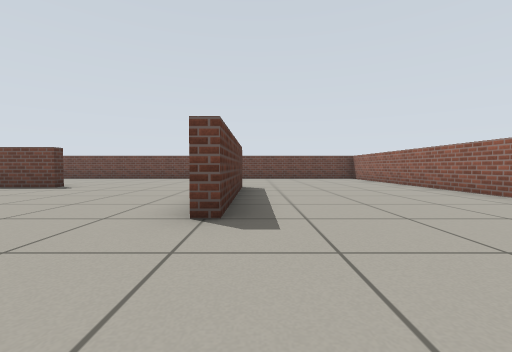
[1] (above)

16 first-person views from a walk through a world built for the Gazebo simulator. The camera is 0.51 m above the floor, tilts 2° down and sees 90° across. The floor is counted in squares, 1 m on a side. Each view is taken from the middle of a square. On the plan, view 1 faces up. The plan holds only what a view shows up to about 9 squares ahead; the rest is blank.

[2]
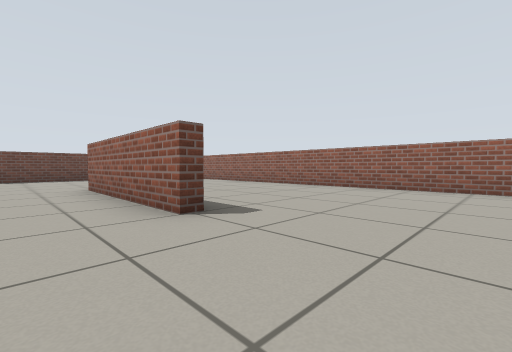

[3]
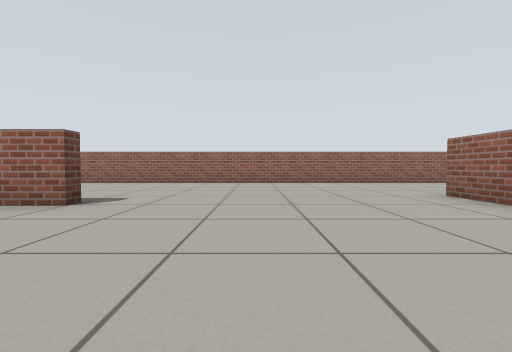

[4]
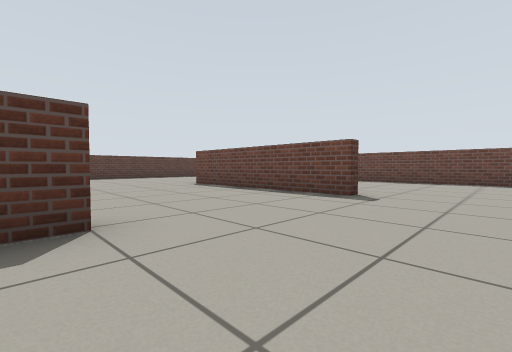

[5]
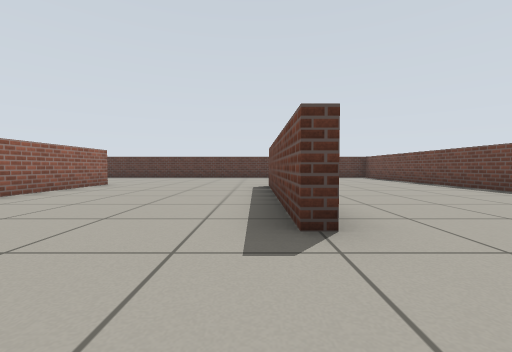

[6]
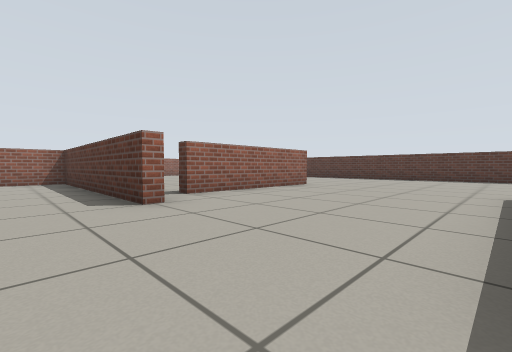

[7]
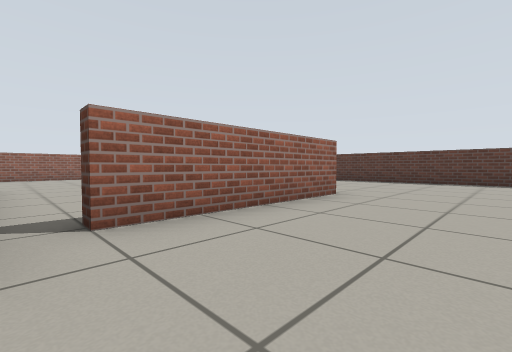

[8]
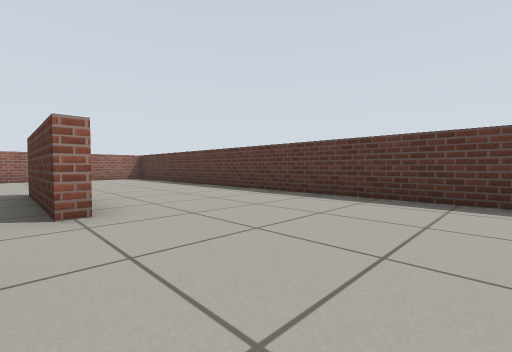

[9]
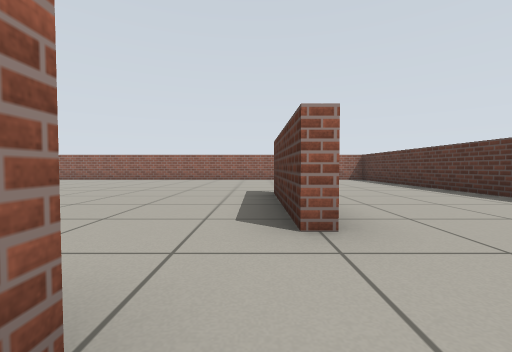

[10]
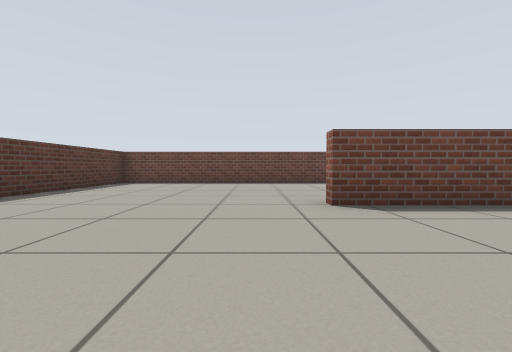

[11]
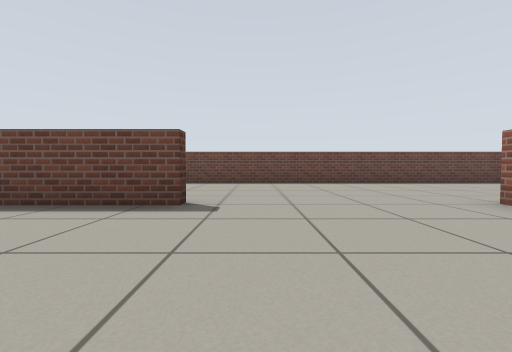

[12]
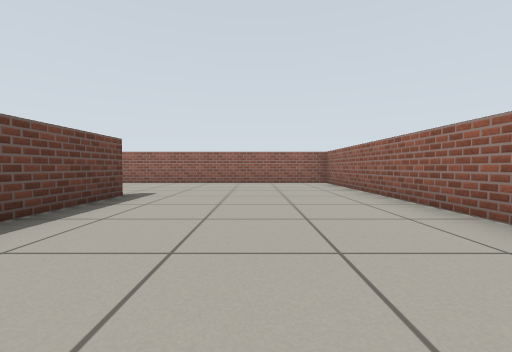

[13]
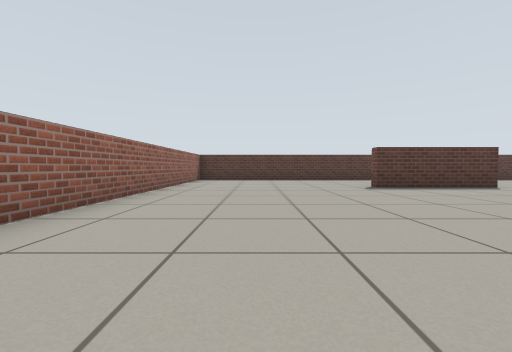

[14]
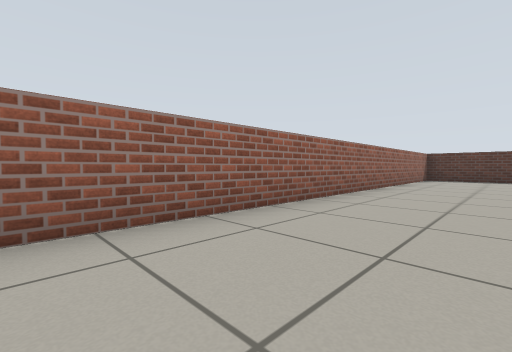

[15]
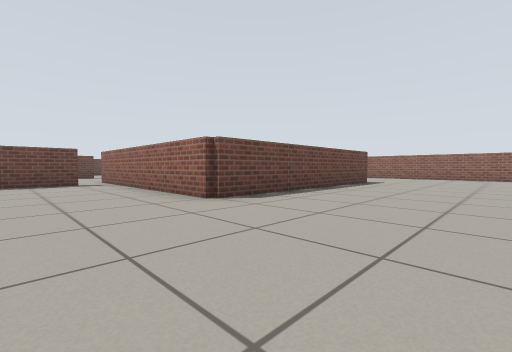

[16]
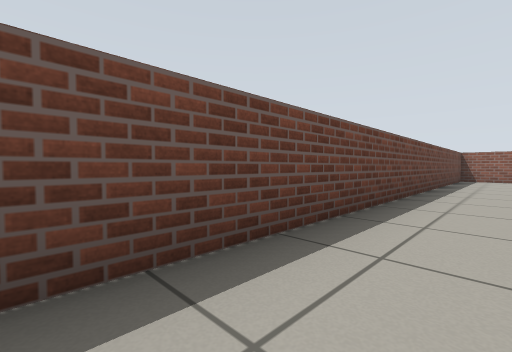

### Floor plan
Points are (right, up) in squares from view 1. A wall is a line through its corners. A room is listed if a view was taken in it or the views show most of it. See-through windows are left out.
Room 1 (views 1, 2, 3, 4, 5, 6, 7, 8, 9, 10, 11, 12, 13, 14, 15, 16)
walls: (-5, 6.8) (-5, 6.4) (-10, 6.4) (-10, 6.8); (-10.6, 1.7) (-6.5, 1.7) (-6.5, 1.3) (-8, 1.3); (-0.3, 6.5) (-0.3, 2.5) (-0.6, 2.5) (-0.6, 6.5); (-11.8, 0) (-11.4, 0) (-11.4, -3); (-0.8, -3.4) (0.5, -3.4); (0.6, -3.7) (-5.6, -3.7) (-5.6, 2.5) (-5.3, 2.5) (-5.3, -3.4) (-4, -3.4); (-1.9, -8.2) (4.3, -8.2) (4.3, 11.2) (-15.3, 11.2) (-15.3, -7.5); (-14.5, -8.2) (-3.9, -8.2)

Positions as (right, up) in squares from view 1, and headings:
1: (0, 0), facing up
2: (-2, 0), facing up-right
3: (-4, 0), facing right
4: (-3, 2), facing up-left
5: (-3, 6), facing left
6: (-4, 6), facing down-left
7: (-6, 4), facing down-left
8: (-11, 3), facing down-left
9: (-11, 2), facing down
10: (-11, 3), facing up
11: (-4, 3), facing up
12: (-4, -6), facing right
13: (-5, -6), facing left
14: (-4, -6), facing down-left
15: (-8, -7), facing up-right
16: (-7, 10), facing up-right
